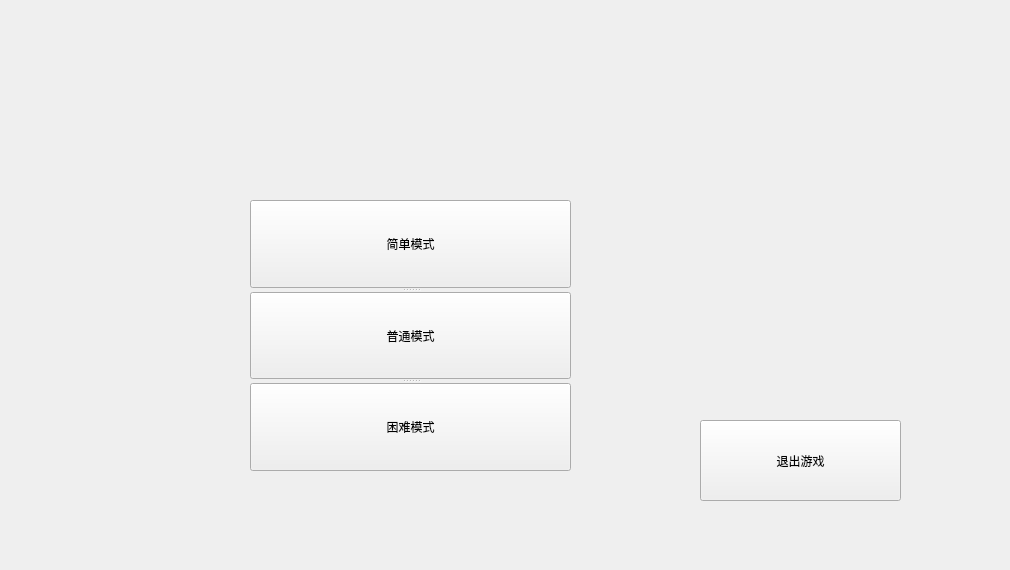
<?xml version="1.0" encoding="UTF-8"?>
<ui version="4.0">
 <class>login</class>
 <widget class="QWidget" name="login">
  <property name="geometry">
   <rect>
    <x>0</x>
    <y>0</y>
    <width>1010</width>
    <height>570</height>
   </rect>
  </property>
  <property name="windowTitle">
   <string>Form</string>
  </property>
  <widget class="QPushButton" name="pB_exit">
   <property name="geometry">
    <rect>
     <x>700</x>
     <y>420</y>
     <width>201</width>
     <height>81</height>
    </rect>
   </property>
   <property name="styleSheet">
    <string notr="true">font: 18pt &quot;幼圆&quot;;</string>
   </property>
   <property name="text">
    <string>退出游戏</string>
   </property>
  </widget>
  <widget class="QSplitter" name="splitter">
   <property name="geometry">
    <rect>
     <x>250</x>
     <y>200</y>
     <width>321</width>
     <height>271</height>
    </rect>
   </property>
   <property name="orientation">
    <enum>Qt::Vertical</enum>
   </property>
   <widget class="QPushButton" name="pB_easy">
    <property name="styleSheet">
     <string notr="true">font: 18pt &quot;幼圆&quot;;</string>
    </property>
    <property name="text">
     <string>简单模式</string>
    </property>
   </widget>
   <widget class="QPushButton" name="pB_normal">
    <property name="styleSheet">
     <string notr="true">font: 18pt &quot;幼圆&quot;;</string>
    </property>
    <property name="text">
     <string>普通模式</string>
    </property>
   </widget>
   <widget class="QPushButton" name="pB_hard">
    <property name="styleSheet">
     <string notr="true">font: 18pt &quot;幼圆&quot;;</string>
    </property>
    <property name="text">
     <string>困难模式</string>
    </property>
   </widget>
  </widget>
 </widget>
 <resources/>
 <connections/>
</ui>
